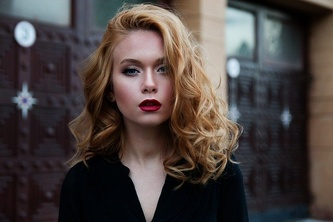
#> input picture Exo1/image0.jpg, 333 x 222 px, shrunk from 640 x 426 before the run
$ jupyter execute --allow-errors Deep1.ipynb
#> lines starting #> are read from the running program, lines starting #| are printed output that depends on the picture; after the words box and inside, x2 and y2 are one past the last pixel; in counts of white or black regions, pixels touching at a corner belong together
[cell 1]
import cv2
import sys
from matplotlib import pyplot as plt

[cell 2]
imagePath = './image0.jpg'
dirCascadeFiles = './opencv/haarcascades_cuda/'
cascadefile = dirCascadeFiles + "haarcascade_frontalface_default.xml"

classCascade = cv2.CascadeClassifier(cascadefile)
image = cv2.imread(imagePath)
#> image is the input picture: shape (222, 333, 3); mean B, G, R 63.3, 65.5, 74.4

plt.imshow(image)

[cell 3]
gray = cv2.cvtColor(image, cv2.COLOR_BGR2GRAY)
plt.imshow(gray)

[cell 4]
faces = classCascade.detectMultiScale(
    gray,
    scaleFactor = 1.1,
    minNeighbors=5,
    minSize=(30,30),
    flags = cv2.CASCADE_SCALE_IMAGE
)
#> faces = [[102, 33, 92, 92]]
print("il y a {0} visage(s)".format(len(faces)))
#| il y a 1 visage(s)

[cell 5]
for (x,y,w,h) in faces:
    cv2.rectangle(image, (x,y), (x+w, y+h), (0, 255, 0), 2)
#> this loop made 1 pass
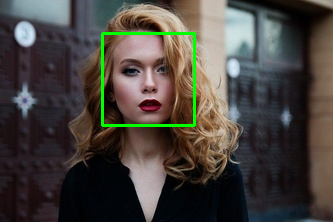
#> image: shape (222, 333, 3); 1.49% of pixels changed, all inside (x1, y1, x2, y2) = (101, 32, 196, 127)
plt.imshow(image)

[cell 6]
imagePath = './image0.jpg'
dirCascadeFiles = './opencv/haarcascades_cuda/'
cascadefile = dirCascadeFiles + "haarcascade_frontalface_alt.xml"

classCascade = cv2.CascadeClassifier(cascadefile)
image = cv2.imread(imagePath)

gray = cv2.cvtColor(image, cv2.COLOR_BGR2GRAY)


faces = classCascade.detectMultiScale(
    gray,
    scaleFactor = 1.1,
    minNeighbors=5,
    minSize=(30,30),
    flags = cv2.CASCADE_SCALE_IMAGE
)
#> faces = [[108, 38, 81, 81]]
print("il y a {0} visage(s)".format(len(faces)))
#| il y a 1 visage(s)

for (x,y,w,h) in faces:
    cv2.rectangle(image, (x,y), (x+w, y+h), (0, 255, 0), 2)
#> this loop made 1 pass
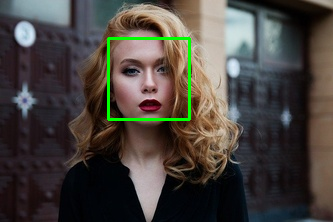
#> image: shape (222, 333, 3); 1.31% of pixels changed, all inside (x1, y1, x2, y2) = (107, 37, 191, 121)

plt.imshow(image)

[cell 7]
for(x,y,w,h) in faces:
    crop_img = image[y:y+h, x:x+w]
    plt.imshow(crop_img)
#> this loop made 1 pass
#> pass 1, `crop_img = image[y:y+h, x:x+w]`:
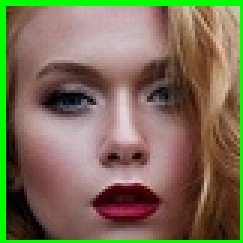
#> crop_img: shape (81, 81, 3) (shown 3 times larger); mean B, G, R 85.4, 110.8, 123.4

[cell 8]
i=0
for(x ,y ,w ,h) in faces:
    cv2.imwrite('fichier_resultat_' + str(i) + '.jpg', image[y:y+h, x:x+w])
    i = i+1
#> this loop made 1 pass
#> (x, y, w, h, i) on pass 1: (108, 38, 81, 81, 1)
#> after the loop, i = 1

Plusieur face

[cell 9]
imagePath = './image3.jpg'
dirCascadeFiles = './opencv/haarcascades_cuda/'
cascadefile = dirCascadeFiles + "haarcascade_frontalface_default.xml"

classCascade = cv2.CascadeClassifier(cascadefile)
image = cv2.imread(imagePath)
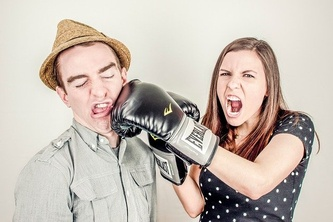
#> input picture Exo1/image3.jpg, 333 x 222 px, shrunk from 640 x 426 before the run
#> image is the input picture: shape (222, 333, 3); mean B, G, R 179.5, 188.5, 199

gray = cv2.cvtColor(image, cv2.COLOR_BGR2GRAY)


faces = classCascade.detectMultiScale(
    gray,
    scaleFactor = 1.1,
    minNeighbors=5,
    minSize=(30,30),
    flags = cv2.CASCADE_SCALE_IMAGE
)
#> faces = [[205, 52, 66, 66], [53, 46, 78, 78]]
print("il y a {0} visage(s)".format(len(faces)))
#| il y a 2 visage(s)

for (x,y,w,h) in faces:
    cv2.rectangle(image, (x,y), (x+w, y+h), (0, 255, 0), 2)
#> this loop made 2 passes
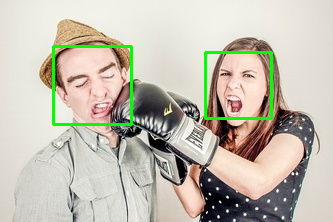
#> image: shape (222, 333, 3); 2.33% of pixels changed, all inside (x1, y1, x2, y2) = (52, 45, 273, 126)

plt.imshow(image)

[cell 10]
for i in range(len(faces)):
    print("cadre du visage N°{0} --> {1}".format(i, faces[i]))
#> this loop made 2 passes
#| cadre du visage N°0 --> [205  52  66  66]
#| cadre du visage N°1 --> [53 46 78 78]

[cell 11]
for i in range(len(faces)):
    plt.subplot(1,2, i+1)
    plt.imshow(image[faces[i][1]:faces[i][1]+faces[i][3],faces[i][0]:faces[i][0]+faces[i][2]])

Il faut allé sur https://github.com/UB-Mannheim/tesseract/wiki
téléchager l'executable
installer pip install pytesseract / pip install tesseract
puis rajouter le lien vers l'exe =>
py.pytesseract.tesseract_cmd = r'C:\Program Files\Tesseract-OCR\tesseract.exe'

[cell 12]
try:
    from PIL import Image
except ImportError:
    import Image
import pytesseract as py
from pytesseract import Output
import cv2

py.pytesseract.tesseract_cmd = r'C:\Program Files\Tesseract-OCR\tesseract.exe'

[cell 13]
print(py.image_to_string(Image.open('./image0.jpg')))
#> (this line was passed over: pytesseract is not available in this run)

[cell 14]
print(py.image_to_string(Image.open('./Tesseract/image_1.png')))
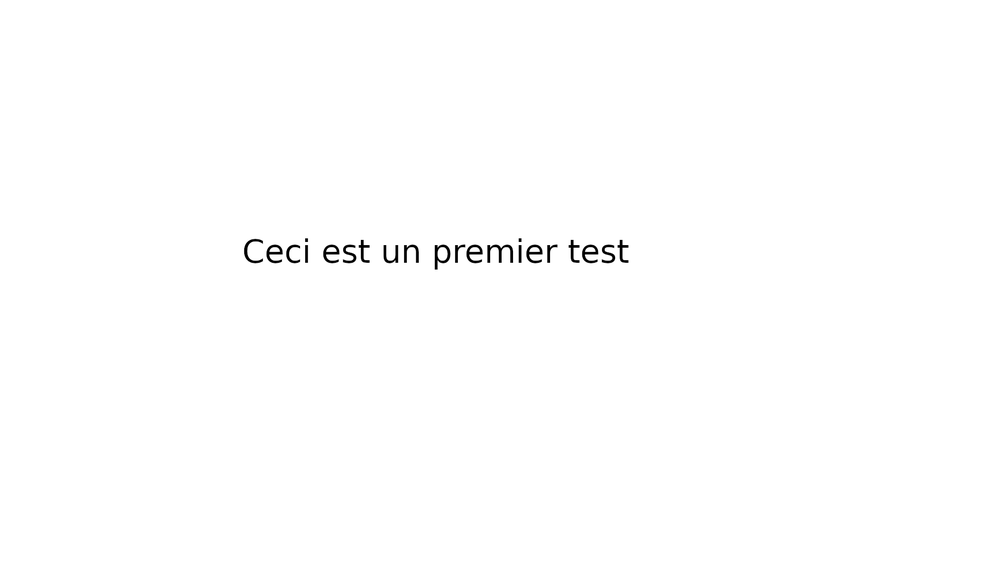
#> input picture Exo1/Tesseract/image_1.png, 1000 x 562 px, shrunk from 1920 x 1080 before the run
#> (this line was passed over: pytesseract is not available in this run)

Tesserat avancé

[cell 15]
simage = './Tesseract/image_2.png'
img = cv2.imread(simage)
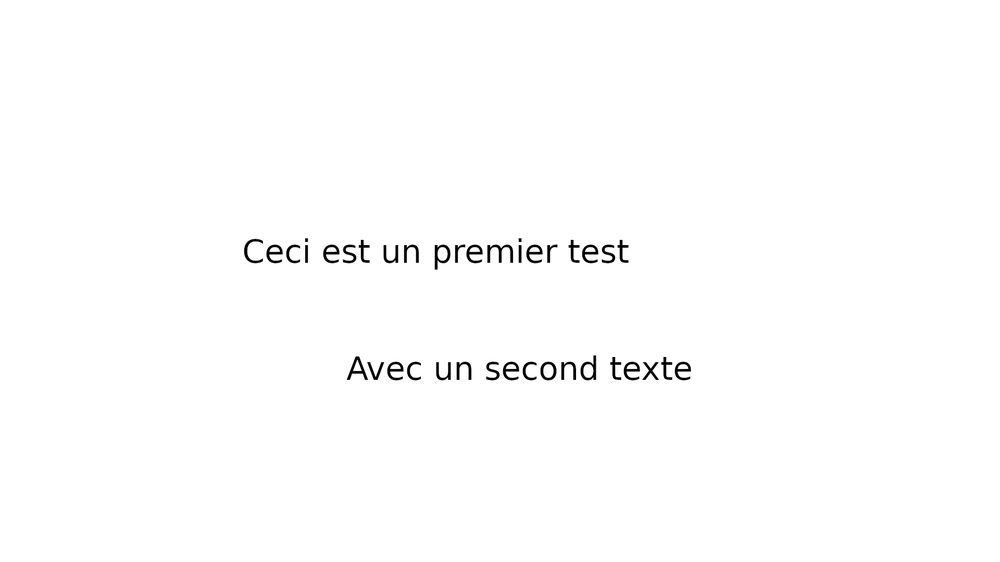
#> input picture Exo1/Tesseract/image_2.png, 1000 x 562 px, shrunk from 1920 x 1080 before the run
#> img is the input picture: shape (562, 1000, 3); min 0, max 255, mean 253.1
#> (the rest of this cell did not finish here and is left out)

[cell 16]
from matplotlib import pyplot as plt
plt.imshow(img)

[cell 17]
simage = './Tesseract/image_4.png'
image_original = cv2.imread(simage)
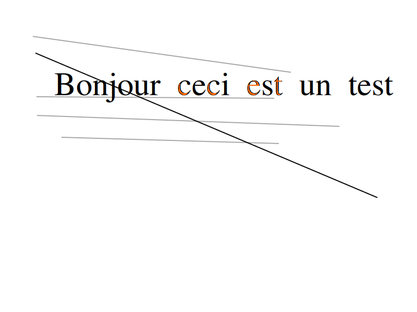
#> input picture Exo1/Tesseract/image_4.png, 417 x 312 px, shrunk from 800 x 600 before the run
#> image_original is the input picture: shape (312, 417, 3); mean B, G, R 250.4, 250.4, 250.6
print(py.image_to_string(image_original, lang='fra'))
#> (this line was passed over: pytesseract is not available in this run)
plt.imshow(image_original,'gray')

[cell 18]
def remove_noise(image):
    return cv2.medianBlur(image,5)

retouche3 = remove_noise(image_original)
print(py.image_to_string(retouche3, lang='fra'))
#> (this line was passed over: pytesseract is not available in this run)
plt.imshow(retouche3)

[cell 19]
simage = './Tesseract/image_5.png'
image_original = cv2.imread(simage)
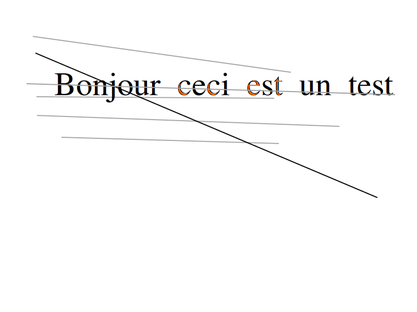
#> input picture Exo1/Tesseract/image_5.png, 417 x 312 px, shrunk from 800 x 600 before the run
#> image_original is the input picture: shape (312, 417, 3); mean B, G, R 250.3, 250.3, 250.5
print(py.image_to_string(image_original, lang='fra'))
#> (this line was passed over: pytesseract is not available in this run)
plt.imshow(image_original,'gray')

[cell 20]
retouche3 = remove_noise(image_original)
print(py.image_to_string(retouche3, lang='fra'))
#> (this line was passed over: pytesseract is not available in this run)
plt.imshow(retouche3)

[cell 21]
def grayscale(image):
    return cv2.cvtColor(image, cv2.COLOR_BGR2GRAY)
#> returned value: shape (312, 417)
def thresholding(image):
    return cv2.threshold(image, 0, 255, cv2.THRESH_BINARY + cv2.THRESH_OTSU)[1]
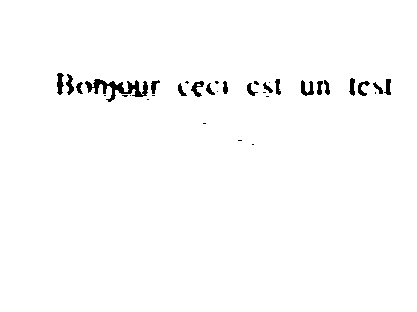
#> returned value: shape (312, 417); 98.6% white; 35 black regions (16 under 20 px), largest, box (x1, y1, x2, y2) and area: (85, 79, 148, 102) 551, (301, 80, 314, 96) 116, (57, 73, 64, 95) 105

[cell 22]
retouche4 = thresholding(grayscale(remove_noise(image_original)))
print(py.image_to_string(retouche4, lang='fra'))
#> (this line was passed over: pytesseract is not available in this run)
